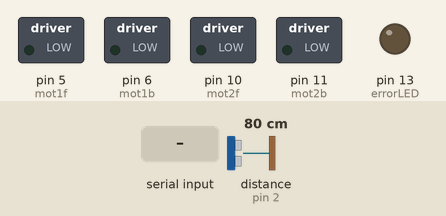
A sketch run on a simulated Arduino Uno, built with avr-gcc and run on an emulated ATmega328P. On the bench: switched loads named in the sketch (green lamp = pin HIGH), output pins drawn as LEDs (lit = HIGH). The inputs (shaded band) are chosen by the test bench; at power-on: distance to the obstacle (sensor on pin 2) 80 cm. The echo pulse lasts 58.3 µs per cm; pins used as bus, display or sensor lines are not drawn.

Above: at 1.2 s.
1.3 s: "X" received over the second serial link
At 1.8 s:
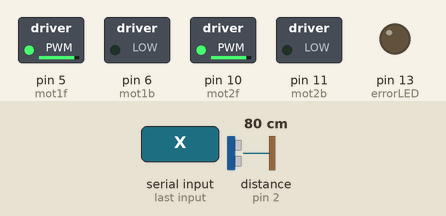
2.8 s: distance to the obstacle (sensor on pin 2) set to 27 cm
4.3 s: distance to the obstacle (sensor on pin 2) set to 23 cm
At 4.9 s:
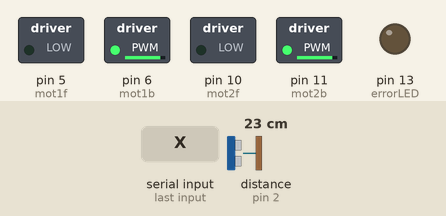
At 5.75 s:
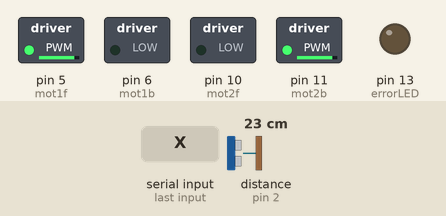
7.3 s: distance to the obstacle (sensor on pin 2) set to 35 cm
Timing chart, 0 to 10.3 s (numbered marks = the images above; inputs shaded):
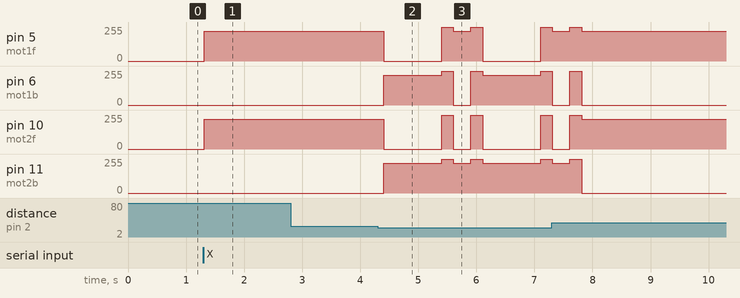

Measured:
- the behaviour switches between 26 and 25 cm on distance to the obstacle (sensor on pin 2) (found by bisection; images 1 and 2)
- after the input at 1.3 s, pin 5 (mot1f), pin 10 (mot2f): 0/255 → 225/255 at once
- after the input at 2.8 s, every drawn part: stays the same
- after the input at 4.3 s, pin 5 (mot1f): 225/255 → 0/255 after 0.10 s, → 255/255 1.0 s later, → 225/255 0.20 s later, → 255/255 0.30 s later, … (6 changes in this stretch); pin 6 (mot1b): 0/255 → 225/255 after 0.10 s, → 255/255 1.0 s later, → 0/255 0.20 s later, → 255/255 0.30 s later, … (6 changes in this stretch)

The sketch:

robi_v1.0.ino
```cpp
//Robi v1.0

// Control of 2WD-1 robot platform using Arduino UNO.
// with obstacle avoidance using HC-SR04 ultra sonic sensor.


//SOFTWARE SERIAL FOR BLUETOOTH VARIABLES
#include <SoftwareSerial.h>
SoftwareSerial bluetoothSerial(12, 2); // RX, TX
char bluetoothCommand;

//DISTANCE VARIABLES
const int trigPin = 3;
const int echoPin = 2;
int dist_check1, dist_check2, dist_check3;
long duration, distance, distance_all;
int dist_result;

//MOTORS VARIABLES
const int mot1f = 5;
const int mot1b = 6;
const int mot2f = 10;
const int mot2b = 11;
int mot_speed = 225; //motors speed
int k = 0; //BRAKE

//LOGICS VARIABLES
const int dist_stop = 25;
//const int dist_slow = 40;
const int max_range = 800;
const int min_range = 0;
int errorLED = 13;

//INITIALIZATION
void setup() {
  Serial.begin(9600);
  bluetoothSerial.begin(9600);
  pinMode(trigPin, OUTPUT);
  pinMode(echoPin, INPUT);
  pinMode(errorLED, OUTPUT);
}

//BASIC PROGRAM CYCLE
void loop() {

////*******************WAITING FOR BLUETOOTH COMMANDS****************\\\\

check:

  if (bluetoothSerial.available() > 0) {
  bluetoothCommand = bluetoothSerial.read();
  }

  if (bluetoothCommand == 'X') {  //AUTOPILOT
  goto start;
  }
  if(bluetoothCommand == 'F') {  //FORWARD
    motors_forward();
  }
  if(bluetoothCommand == 'B') {  //BACK
    motors_back();
  }
  if(bluetoothCommand == 'S') {  //STOP
    motors_stop();
  }
  if(bluetoothCommand == 'L') {  //LEFT
    motors_left();
  }
  if(bluetoothCommand == 'R') {  //RIGHT
  motors_right();
  }
  if(bluetoothCommand == 'G') {  //FORWARD LEFT
    motors_foward_left();
  }
  if(bluetoothCommand == 'I') {  //FORWARD RIGHT
    motors_foward_right();
  }
  if(bluetoothCommand == 'H') {  //BACK LEFT
    motors_back_left();
  }
  if(bluetoothCommand == 'J') {  //BACK RIGHT
    motors_back_right();
  }
  if(bluetoothCommand == '0') {  //SET MOTORS SPEED TO 0
    mot_speed = 0;
  }
  if(bluetoothCommand == '1') {  //SET MOTORS SPEED TO 1
    mot_speed = 100;
  }
  if(bluetoothCommand == '2') {  //SET MOTORS SPEED TO 2
    mot_speed = 125;
  }
  if(bluetoothCommand == '3') {  //SET MOTORS SPEED TO 3
    mot_speed = 150;
  }
  if(bluetoothCommand == '4') {  //SET MOTORS SPEED TO 4
    mot_speed = 165;
  }
  if(bluetoothCommand == '5') {  //SET MOTORS SPEED TO 5
    mot_speed = 180;
  }
  if(bluetoothCommand == '6') {  //SET MOTORS SPEED TO 6
    mot_speed = 195;
  }
  if(bluetoothCommand == '7') {  //SET MOTORS SPEED TO 7
    mot_speed = 210;
  }
  if(bluetoothCommand == '8') {  //SET MOTORS SPEED TO 8
    mot_speed = 225;
  }
  if(bluetoothCommand == '9') {  //SET MOTORS SPEED TO 9
    mot_speed = 240;
  }
  if(bluetoothCommand == 'q') {  //SET MOTORS SPEED TO MAX
    mot_speed = 255;
  }
goto check;

start:
int result = ping();    //Check distance
bluetoothCommand = bluetoothSerial.read();  //Check autopilot OFF/ON
  if (bluetoothCommand == 'x'){
    motors_stop();
    goto check;
  }
  if (result <= min_range){                  //Check min range
    digitalWrite(errorLED, 1);
    delay(500);
  }
  if (result == max_range || result > max_range){  //Check max range
    digitalWrite(errorLED, 1);
    delay(500);
  }
  if (result == dist_stop || result < dist_stop){  //Check stop range
    digitalWrite(errorLED, 0);
    motors_back();
    delay(1000);
    motors_stop();
    delay(200);
    motors_left();
    delay(300);
    motors_stop();
    delay(200);
  }
  if (result > dist_stop){          //If all is OK, go forward
    motors_forward();
    delay(100);
 }
goto start;
}

////***********************FUNCTIONS*******************************\\\\

int ping(){                      //CHECK DISTANCE FUNCTION (3x)
  digitalWrite(trigPin, 0);
  delayMicroseconds(2);
  digitalWrite(trigPin, 1);
  delayMicroseconds(10);
  digitalWrite(trigPin, 0);
  duration = pulseIn(echoPin, 1);
  distance = duration/58;

  dist_check1 = distance;

  digitalWrite(trigPin, 0);
  delayMicroseconds(2);
  digitalWrite(trigPin, 1);
  delayMicroseconds(10);
  digitalWrite(trigPin, 0);
  duration = pulseIn(echoPin, 1);
  distance = duration/58;

  dist_check2 = distance;

  digitalWrite(trigPin, 0);
  delayMicroseconds(2);
  digitalWrite(trigPin, 1);
  delayMicroseconds(10);
  digitalWrite(trigPin, 0);
  duration = pulseIn(echoPin, 1);
  distance = duration/58;

  dist_check3 = distance;

  int dist_check_sum;
  dist_check_sum = dist_check1 + dist_check2 + dist_check3;
  dist_result = dist_check_sum/3;
  return dist_result;
}

void motors_forward(){                    //MOTORS FORWARD FUNCTION
  analogWrite(mot1f, mot_speed);
  analogWrite(mot2f, mot_speed);
  digitalWrite(mot1b, 0);
  digitalWrite(mot2b, 0);
}
void motors_back(){                      //MOTORS BACK FUNCTION
  digitalWrite(mot1f, 0);
  digitalWrite(mot2f, 0);
  analogWrite(mot1b, mot_speed);
  analogWrite(mot2b, mot_speed);
}
void motors_stop() {                      //MOTORS STOP FUNCTION
  digitalWrite(mot1f, 1);
  digitalWrite(mot2f, 1);
  digitalWrite(mot1b, 1);
  digitalWrite(mot2b, 1);
}
void motors_left() {                     //MOTORS LEFT FUNCTION
  analogWrite(mot1f, mot_speed);
  digitalWrite(mot2f, 0);
  digitalWrite(mot1b, 0);
  analogWrite(mot2b, mot_speed);
}
void motors_right() {                    //MOTORS RIGHT FUNCTION
  digitalWrite(mot1f, 0);
  analogWrite(mot2f, mot_speed);
  analogWrite(mot1b, mot_speed);
  digitalWrite(mot2b, 0);
}
void motors_foward_left() {             //FORWARD LEFT FUNCTION
k = mot_speed*0.8;
  analogWrite(mot1f, mot_speed);
  analogWrite(mot2f, k);
  digitalWrite(mot1b, 0);
  digitalWrite(mot2b, 0);
}
void motors_foward_right() {             //FORWARD RIGHT FUNCTION
k = mot_speed*0.8;
  analogWrite(mot1f, k);
  analogWrite(mot2f, mot_speed);
  analogWrite(mot1b, 0);
  analogWrite(mot2b, 0);
}
void motors_back_left() {               //BACK LEFT FUNCTION
k = mot_speed*0.8;
  digitalWrite(mot1f, 0);
  digitalWrite(mot2f, 0);
  analogWrite(mot1b, k);
  analogWrite(mot2b, mot_speed);
}
void motors_back_right() {               //BACK RIGHT FUNCTION
k = mot_speed*0.8;
  digitalWrite(mot1f, 0);
  digitalWrite(mot2f, 0);
  analogWrite(mot1b, mot_speed);
  analogWrite(mot2b, k);
}
```
